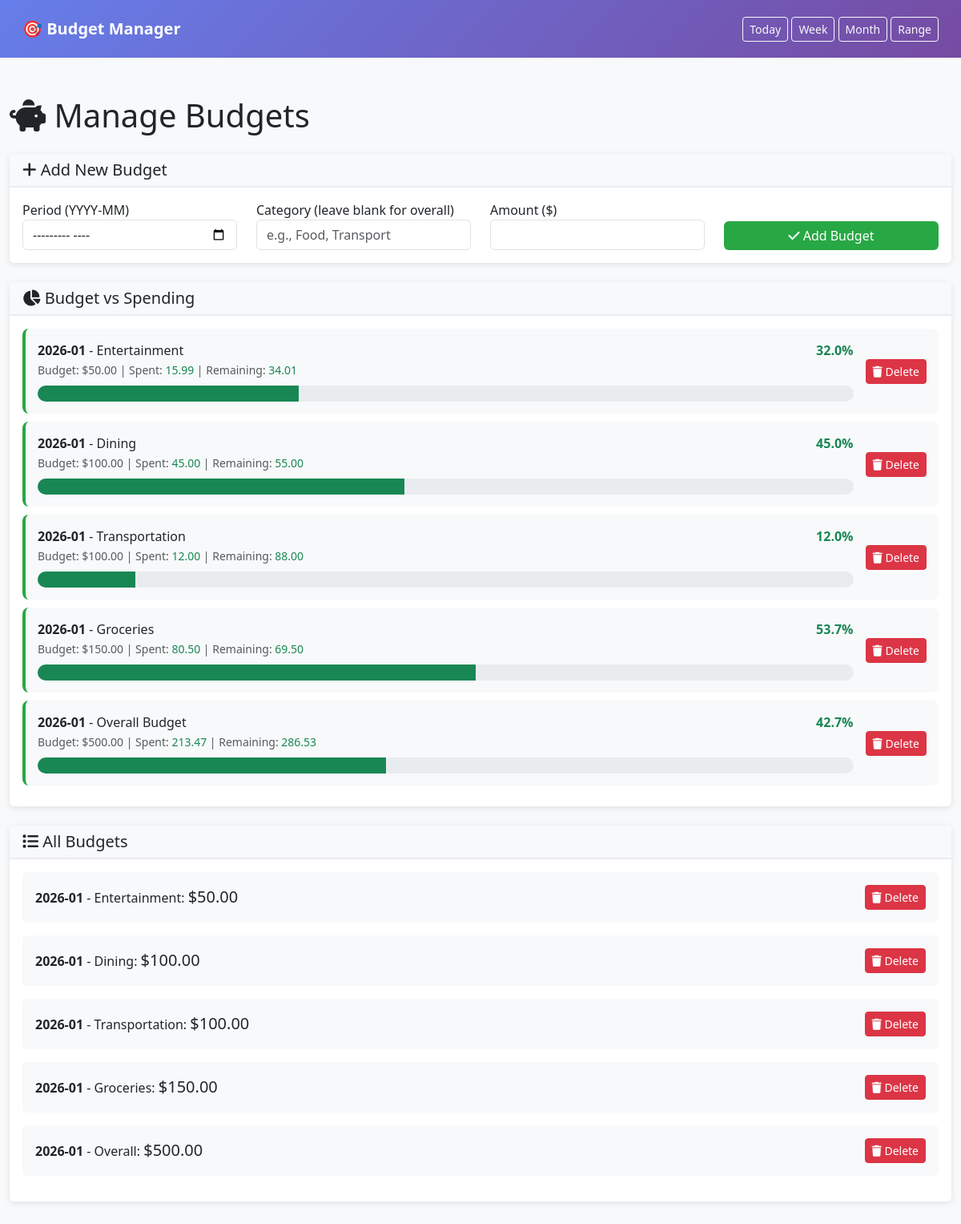
/budgets/ (signed in), run on the app's committed database.
### siriapi/models.py (models this page shows, shortened)
class Budget(models.Model):
    user = models.ForeignKey(User, on_delete=models.CASCADE)
    period = models.CharField(max_length=7)  # YYYY-MM
    category = models.CharField(max_length=80, blank=True, default="")  # if blank, overall budget
    amount = models.DecimalField(max_digits=10, decimal_places=2)
    created_at = models.DateTimeField(auto_now_add=True)
    class Meta:
        unique_together = ('user', 'period', 'category')

### expenses/views.py (the view, shortened to what this page needs)
# urls.py: path('budgets/', views.expenses_budgets, name='expenses_budgets'),
@require_http_methods(["GET", "POST"])
@login_required
def expenses_budgets(request):
    budgets = Budget.objects.filter(user=request.user).order_by('-period', '-created_at')
    budget_comparison = []
    for budget in budgets:
        year, month = budget.period.split('-')
        start = datetime(int(year), int(month), 1).date()
        if int(month) == 12:
            end = datetime(int(year) + 1, 1, 1).date() - timedelta(days=1)
        else:
            end = datetime(int(year), int(month) + 1, 1).date() - timedelta(days=1)
        if budget.category:
            expenses = Expense.objects.filter(user=request.user, category=budget.category,
                                             created_at__date__range=(start, end))
        else:
            expenses = Expense.objects.filter(user=request.user,
                                             created_at__date__range=(start, end))
        spent = expenses.aggregate(total=Sum('amount'))['total'] or 0
        budget_comparison.append({
            'budget': budget,
            'spent': spent,
            'remaining': budget.amount - spent,
            'percent_used': (spent / budget.amount * 100) if budget.amount > 0 else 0,
            'is_over': spent > budget.amount,
        })
    context = {
        'title': 'Manage Budgets',
        'budgets': budgets,
        'budget_comparison': budget_comparison,
        'show_budgets': True,
    }
    return render(request, 'expenses/budgets.html', context)

### templates/expenses/budgets.html (shortened to what this page needs)
<!DOCTYPE html>
<html lang="en">
<head>
    <link href="https://cdn.jsdelivr.net/npm/bootstrap@5.3.0/dist/css/bootstrap.min.css" rel="stylesheet">
    <link rel="stylesheet" href="https://cdnjs.cloudflare.com/ajax/libs/font-awesome/6.0.0/css/all.min.css">
</head>
<body>
    <nav class="navbar">
        <div class="container-fluid">
            <span class="navbar-brand">🎯 Budget Manager</span>
            <div>
                <a href="/today/" class="btn btn-outline-light btn-sm">Today</a>
                <a href="/week/" class="btn btn-outline-light btn-sm">Week</a>
                <a href="/month/" class="btn btn-outline-light btn-sm">Month</a>
                <a href="/range/" class="btn btn-outline-light btn-sm">Range</a>
            </div>
        </div>
    </nav>
    <div class="container mt-5 mb-5">
        <h1 class="mb-4"><i class="fas fa-piggy-bank"></i> {{ title }}</h1>
        <div class="card mb-4">
            <div class="card-header">
                <h5 class="mb-0"><i class="fas fa-plus"></i> Add New Budget</h5>
            </div>
            <div class="card-body">
                <form method="post">
                    <div class="row">
                        <div class="col-md-3">
                            <label for="period">Period (YYYY-MM)</label>
                            <input type="month" id="period" name="period" class="form-control" required>
                        </div>
                        <div class="col-md-3">
                            <label for="category">Category (leave blank for overall)</label>
                            <input type="text" id="category" name="category" class="form-control" placeholder="e.g., Food, Transport">
                        </div>
                        <div class="col-md-3">
                            <label for="amount">Amount ($)</label>
                            <input type="number" step="0.01" id="amount" name="amount" class="form-control" required min="0">
                        </div>
                        <div class="col-md-3 d-flex align-items-end">
                            <button type="submit" class="btn btn-success w-100"><i class="fas fa-check"></i> Add Budget</button>
                        </div>
                    </div>
                </form>
            </div>
        </div>
        {% if budget_comparison %}
        <div class="card mb-4">
            <div class="card-header">
                <h5 class="mb-0"><i class="fas fa-chart-pie"></i> Budget vs Spending</h5>
            </div>
            <div class="card-body">
                {% for item in budget_comparison %}
                <div class="budget-item {% if item.is_over %}over-budget{% else %}under-budget{% endif %}">
                    <div class="budget-comparison">
                        <div class="budget-stats">
                            <div class="d-flex justify-content-between mb-2">
                                <div>
                                    <strong>{{ item.budget.period }}</strong> - {{ item.budget.category|default:"Overall Budget" }}
                                    <br>
                                    <small class="text-muted">Budget: ${{ item.budget.amount|floatformat:2 }} | Spent: <span class="{% if item.is_over %}text-danger{% else %}text-success{% endif %}">{{ item.spent|floatformat:2 }}</span> | Remaining: <span class="{% if item.is_over %}text-danger font-weight-bold{% else %}text-success{% endif %}">{{ item.remaining|floatformat:2 }}</span></small>
                                </div>
                                <div class="text-right">
                                    <strong class="{% if item.is_over %}text-danger{% else %}text-success{% endif %}">{{ item.percent_used|floatformat:1 }}%</strong>
                                </div>
                            </div>
                            <div class="progress">
                                <div class="progress-bar {% if item.is_over %}bg-danger{% else %}bg-success{% endif %}" style="width: {{ item.percent_used|floatformat:1 }}%"></div>
                            </div>
                        </div>
                        <form method="post" class="d-inline">
                            <button type="submit" class="btn btn-danger btn-sm"><i class="fas fa-trash"></i> Delete</button>
                        </form>
                    </div>
                </div>
                {% endfor %}
            </div>
        </div>
        {% endif %}
        <div class="card">
            <div class="card-header">
                <h5 class="mb-0"><i class="fas fa-list"></i> All Budgets</h5>
            </div>
            <div class="card-body">
                {% for budget in budgets %}
                <div class="d-flex justify-content-between align-items-center mb-3 p-3" style="background: #f8f9fa; border-radius: 5px;">
                    <div>
                        <strong>{{ budget.period }}</strong> - {{ budget.category|default:"Overall" }}: <span class="h5">${{ budget.amount|floatformat:2 }}</span>
                    </div>
                    <form method="post" class="d-inline">
                        <button type="submit" class="btn btn-danger btn-sm"><i class="fas fa-trash"></i> Delete</button>
                    </form>
                </div>
                {% empty %}
                <p class="text-muted"><i class="fas fa-info-circle"></i> No budgets set yet. Create one above!</p>
                {% endfor %}
            </div>
        </div>
    </div>
</body>
</html>

### templates/expenses/budgets.html (style rules this page uses)
body { background-color: #f8f9fa; font-family: 'Segoe UI', Tahoma, Geneva, Verdana, sans-serif; }
.container { max-width: 1200px; }
.navbar { background: linear-gradient(135deg, #667eea 0%, #764ba2 100%); color: white; padding: 1rem; }
.navbar-brand { color: white !important; font-weight: bold; }
.card { box-shadow: 0 2px 8px rgba(0,0,0,0.1); border: none; margin-bottom: 20px; }
.card-header { background-color: #f8f9fa; border-bottom: 2px solid #e9ecef; font-weight: bold; }
.budget-item { background: #f8f9fa; padding: 15px; border-radius: 8px; margin-bottom: 10px; border-left: 4px solid #667eea; }
.budget-item.under-budget { border-left-color: #28a745; }
.budget-comparison { display: flex; justify-content: space-between; align-items: center; gap: 15px; }
.budget-stats { flex: 1; }
.progress { height: 20px; border-radius: 10px; }
.btn-success { background: #28a745; border: none; }

### data on the page
Budget: budget.period "2026-01", budget.category "Entertainment", budget.amount "50.00", spent "15.99", remaining "34.01", percent_used "32.0", period "2026-01", category "Entertainment", amount "50.00"
Budget: budget.period "2026-01", budget.category "Dining", budget.amount "100.00", spent "45.00", remaining "55.00", percent_used "45.0", period "2026-01", category "Dining", amount "100.00"
Budget: budget.period "2026-01", budget.category "Transportation", budget.amount "100.00", spent "12.00", remaining "88.00", percent_used "12.0", period "2026-01", category "Transportation", amount "100.00"
Budget: budget.period "2026-01", budget.category "Groceries", budget.amount "150.00", spent "80.50", remaining "69.50", percent_used "53.7", period "2026-01", category "Groceries", amount "150.00"
Budget: budget.period "2026-01", budget.category "Overall Budget", budget.amount "500.00", spent "213.47", remaining "286.53", percent_used "42.7", period "2026-01", category "Overall", amount "500.00"

### other printed values
{{ title }} "Manage Budgets"
